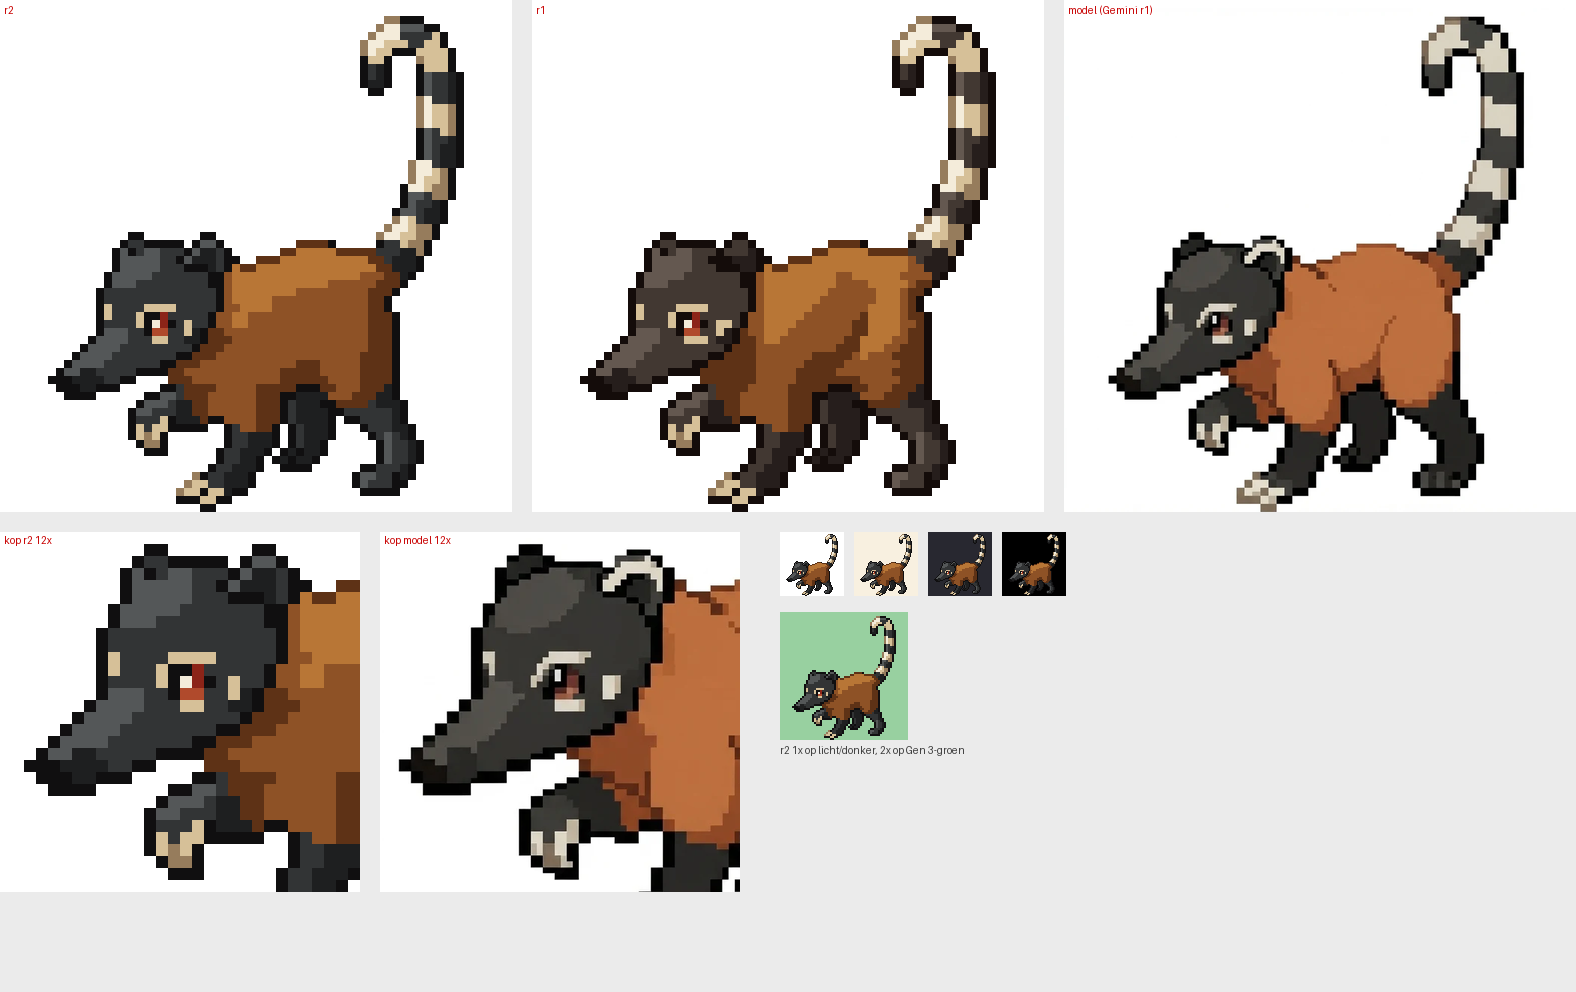

Here is the Python script that generated this plot:
# vel.png: r1 8x | model op dezelfde schaal | oude sprite 8x ; daaronder kop r1 vs model 12x, r1 1x licht/donker.
import os; from PIL import Image, ImageDraw
D=os.path.dirname(os.path.abspath(__file__)); J=lambda *p: os.path.join(D,*p)
def rgba(p):
  im=Image.open(p); return im.convert('RGBA')
def op(im,kleur):
  b=Image.new('RGBA',im.size,kleur); b.alpha_composite(im); return b
r1=rgba(J('coathief_r2.png')); oud=rgba(J('..','r1','coathief_r1.png'))
m=Image.open(J('..','..','gemini','r1_prompt_v1.png')).convert('RGBA')
# uitlijning gemeten: spritepixel (x,y) = model (16x+22 .. , 16y-16 ..)
mm=Image.new('RGBA',(1024,1024),(255,255,255,255)); mm.paste(m,(-22,16))
W=(255,255,255,255)
vel=Image.new('RGBA',(3*512+40,512+20+12*30+20+80),(235,235,235,255)); d=ImageDraw.Draw(vel)
vel.paste(op(r1,W).resize((512,512),Image.NEAREST),(0,0))
vel.paste(op(oud,W).resize((512,512),Image.NEAREST),(532,0))
vel.paste(mm.resize((512,512),Image.LANCZOS),(1064,0))
for t,x in [('r2',4),('r1',536),('model (Gemini r1)',1068)]: d.text((x,4),t,fill=(200,0,0))
y0=532; box=(4,28,34,58)  # kop + geheven poot
k=op(r1,W).crop(box).resize((30*12,30*12),Image.NEAREST); vel.paste(k,(0,y0))
km=mm.crop((box[0]*16,box[1]*16,box[2]*16,box[3]*16)).resize((360,360),Image.LANCZOS); vel.paste(km,(380,y0))
d.text((4,y0+2),'kop r2 12x',fill=(200,0,0)); d.text((384,y0+2),'kop model 12x',fill=(200,0,0))
x=780
for kleur in [(255,255,255,255),(248,240,224,255),(40,40,48,255),(0,0,0,255)]:
  vel.paste(op(r1,kleur),(x,y0)); x+=74
vel.paste(op(r1,(152,208,160,255)).resize((128,128),Image.NEAREST),(780,y0+80))
d.text((780,y0+212),'r2 1x op licht/donker, 2x op Gen 3-groen',fill=(60,60,60))
vel.convert('RGB').save(J('vel.png'))
